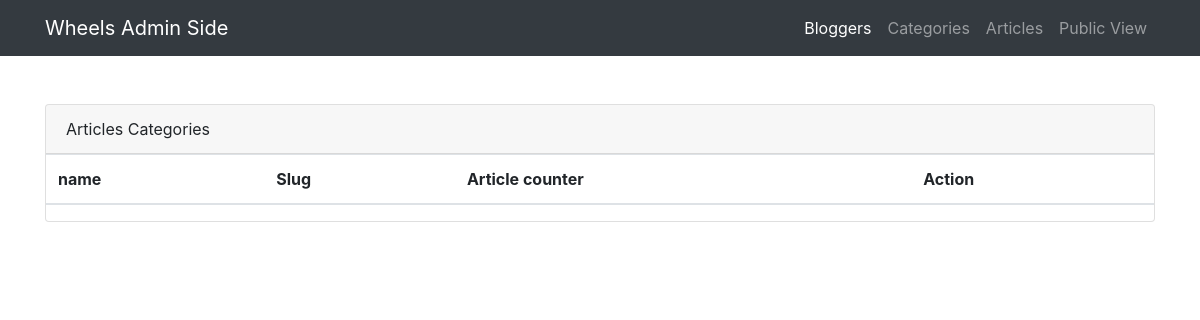
The app's page /admin-home/categories/, older data.
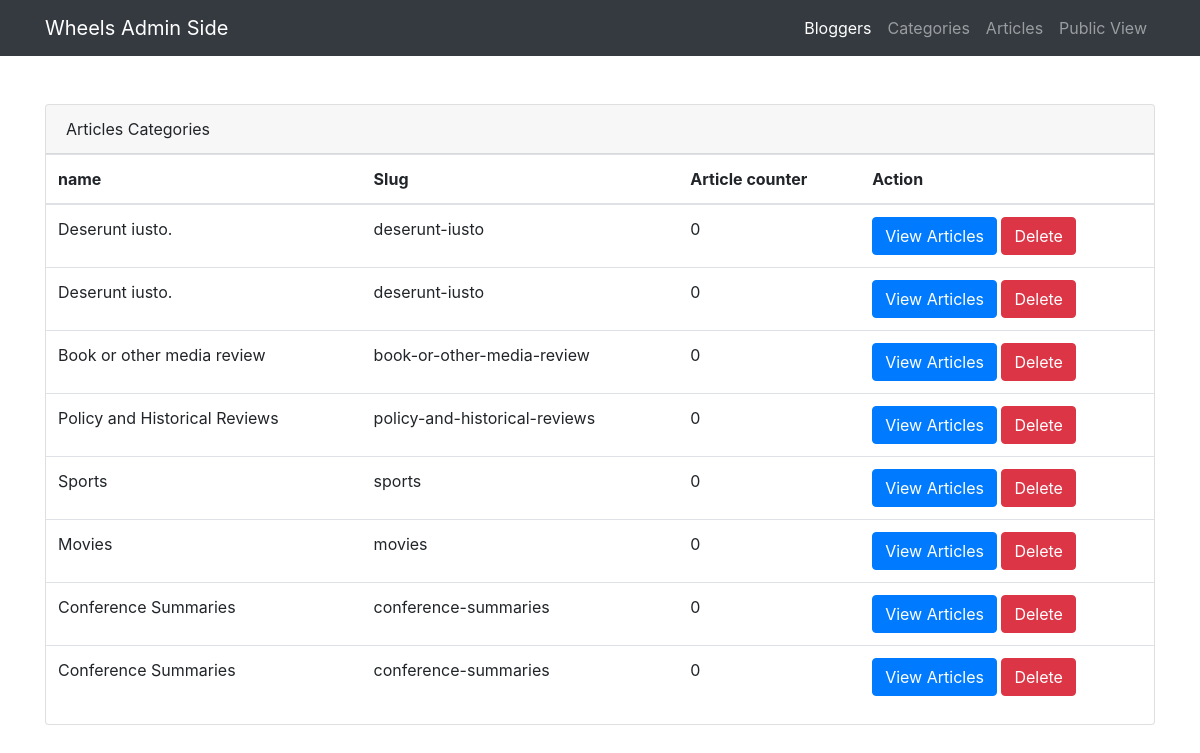
The same page, newer data.
### backend/models.py (models this page shows)
class  ArticleCategory(models.Model):
    name = models.CharField( max_length=150)
    slug = models.CharField( max_length=150)

### backend/views.py (the view)
# urls.py: path('categories/', views.categories, name='categories'),
def categories(request):
    article_categories = ArticleCategory.objects.all()
    args_to_template = {
        "article_categories":article_categories
    }
    return render(request, 'backend/categories.html', args_to_template)

### backend/templates/backend/categories.html (shortened to what this page needs)
{% extends "admin_default.html" %}
{% block layout_content %}
<div>
   <div class="card mt-5"  >
      <div class="card-header">
         Articles Categories
      </div>
      <table class="table">
         <thead>
            <tr>
               <th scope="col">name</th>
               <th scope="col">Slug</th>
               <th scope="col">Article counter</th>
               <th scope="col">Action</th>
            </tr>
         </thead>
         <tbody>
         {% for item in article_categories %}
            <tr>
               <td>{{item.name}}</td>
               <td>{{item.slug}}</td>
               <td>0</td>
               <td>
                  <div class="btn-gro up" role="group" aria-label="Basic example">
                     <a  href="#" class="btn btn-primary">View Articles </a>
                     <a href="{% url 'delete_categories' item.id %}" class="btn btn-danger">Delete</a>
                  </div>
               </td>
            </tr>
            {% endfor %}
         </tbody>
      </table>
   </div>
</div>
{% endblock %}

### templates/admin_default.html (shortened to what this page needs)
<!DOCTYPE html>
<html lang="en">
{% load static %}
  <head>
    <link href="/admin_static/css/bootstrap.min.css" rel="stylesheet">
    <link href="/admin_static/css/3-col-portfolio.css" rel="stylesheet">
  </head>
  <body>
    <nav class="navbar navbar-expand-lg navbar-dark bg-dark fixed-top">
      <div class="container">
        <a class="navbar-brand" href="#">Wheels Admin Side</a>
        <div class="collapse navbar-collapse" id="navbarResponsive">
          <ul class="navbar-nav ml-auto">
            <li class="nav-item active">
              <a class="nav-link" href="/admin-home/">Bloggers
              </a>
            </li>
            <li class="nav-item">
              <a class="nav-link" href="/admin-home/categories/">Categories</a>
            </li>
            <li class="nav-item">
              <a class="nav-link" href="/admin-home/categories/">Articles</a>
            </li>
            <li class="nav-item">
              <a class="nav-link" href="/-/home">Public View</a>
            </li>
          </ul>
        </div>
      </div>
    </nav>
    <div class="container">
      {% block layout_content %}
          {% endblock %}
    </div>
  </body>
</html>

### admin_static/css/3-col-portfolio.css (style rules this page uses)
body { padding-top: 54px; }
@media (min-width: 992px) { body { padding-top: 56px; } }

Row changes from the older to the newer data that the page shows:
added ArticleCategory: name "Deserunt iusto.", slug "deserunt-iusto"
added ArticleCategory: name "Deserunt iusto.", slug "deserunt-iusto"
added ArticleCategory: name "Book or other media review", slug "book-or-other-media-review"
added ArticleCategory: name "Policy and Historical Reviews", slug "policy-and-historical-reviews"
added ArticleCategory: name "Sports", slug "sports"
added ArticleCategory: name "Movies", slug "movies"
added ArticleCategory: name "Conference Summaries", slug "conference-summaries"
added ArticleCategory: name "Conference Summaries", slug "conference-summaries"
